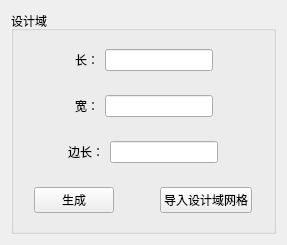
<?xml version="1.0" encoding="UTF-8"?>
<ui version="4.0">
 <class>DesignZoneWidget</class>
 <widget class="QWidget" name="DesignZoneWidget">
  <property name="geometry">
   <rect>
    <x>0</x>
    <y>0</y>
    <width>287</width>
    <height>235</height>
   </rect>
  </property>
  <property name="windowTitle">
   <string>Form</string>
  </property>
  <layout class="QVBoxLayout" name="verticalLayout_2">
   <item>
    <spacer name="verticalSpacer">
     <property name="orientation">
      <enum>Qt::Vertical</enum>
     </property>
     <property name="sizeHint" stdset="0">
      <size>
       <width>20</width>
       <height>40</height>
      </size>
     </property>
    </spacer>
   </item>
   <item>
    <widget class="QGroupBox" name="groupBox">
     <property name="enabled">
      <bool>true</bool>
     </property>
     <property name="sizePolicy">
      <sizepolicy hsizetype="Expanding" vsizetype="Fixed">
       <horstretch>0</horstretch>
       <verstretch>0</verstretch>
      </sizepolicy>
     </property>
     <property name="title">
      <string>设计域</string>
     </property>
     <layout class="QVBoxLayout" name="verticalLayout">
      <item>
       <widget class="QWidget" name="widget" native="true">
        <layout class="QHBoxLayout" name="horizontalLayout">
         <item>
          <spacer name="horizontalSpacer_3">
           <property name="orientation">
            <enum>Qt::Horizontal</enum>
           </property>
           <property name="sizeHint" stdset="0">
            <size>
             <width>40</width>
             <height>20</height>
            </size>
           </property>
          </spacer>
         </item>
         <item>
          <widget class="QLabel" name="label">
           <property name="text">
            <string>长：</string>
           </property>
          </widget>
         </item>
         <item>
          <widget class="QLineEdit" name="lineEdit">
           <property name="sizePolicy">
            <sizepolicy hsizetype="Fixed" vsizetype="Fixed">
             <horstretch>0</horstretch>
             <verstretch>0</verstretch>
            </sizepolicy>
           </property>
          </widget>
         </item>
         <item>
          <spacer name="horizontalSpacer_4">
           <property name="orientation">
            <enum>Qt::Horizontal</enum>
           </property>
           <property name="sizeHint" stdset="0">
            <size>
             <width>40</width>
             <height>20</height>
            </size>
           </property>
          </spacer>
         </item>
        </layout>
       </widget>
      </item>
      <item>
       <widget class="QWidget" name="widget_2" native="true">
        <layout class="QHBoxLayout" name="horizontalLayout_2">
         <item>
          <spacer name="horizontalSpacer">
           <property name="orientation">
            <enum>Qt::Horizontal</enum>
           </property>
           <property name="sizeHint" stdset="0">
            <size>
             <width>40</width>
             <height>20</height>
            </size>
           </property>
          </spacer>
         </item>
         <item>
          <widget class="QLabel" name="label_2">
           <property name="text">
            <string>宽：</string>
           </property>
          </widget>
         </item>
         <item>
          <widget class="QLineEdit" name="lineEdit_2">
           <property name="sizePolicy">
            <sizepolicy hsizetype="Fixed" vsizetype="Fixed">
             <horstretch>0</horstretch>
             <verstretch>0</verstretch>
            </sizepolicy>
           </property>
          </widget>
         </item>
         <item>
          <spacer name="horizontalSpacer_2">
           <property name="orientation">
            <enum>Qt::Horizontal</enum>
           </property>
           <property name="sizeHint" stdset="0">
            <size>
             <width>40</width>
             <height>20</height>
            </size>
           </property>
          </spacer>
         </item>
        </layout>
       </widget>
      </item>
      <item>
       <widget class="QWidget" name="widget_3" native="true">
        <layout class="QHBoxLayout" name="horizontalLayout_3">
         <item>
          <spacer name="horizontalSpacer_5">
           <property name="orientation">
            <enum>Qt::Horizontal</enum>
           </property>
           <property name="sizeHint" stdset="0">
            <size>
             <width>40</width>
             <height>20</height>
            </size>
           </property>
          </spacer>
         </item>
         <item>
          <widget class="QLabel" name="label_3">
           <property name="text">
            <string>边长：</string>
           </property>
          </widget>
         </item>
         <item>
          <widget class="QLineEdit" name="lineEdit_3">
           <property name="sizePolicy">
            <sizepolicy hsizetype="Fixed" vsizetype="Fixed">
             <horstretch>0</horstretch>
             <verstretch>0</verstretch>
            </sizepolicy>
           </property>
          </widget>
         </item>
         <item>
          <spacer name="horizontalSpacer_6">
           <property name="orientation">
            <enum>Qt::Horizontal</enum>
           </property>
           <property name="sizeHint" stdset="0">
            <size>
             <width>40</width>
             <height>20</height>
            </size>
           </property>
          </spacer>
         </item>
        </layout>
       </widget>
      </item>
      <item>
       <widget class="QWidget" name="widget_4" native="true">
        <layout class="QHBoxLayout" name="horizontalLayout_4">
         <item>
          <spacer name="horizontalSpacer_7">
           <property name="orientation">
            <enum>Qt::Horizontal</enum>
           </property>
           <property name="sizeHint" stdset="0">
            <size>
             <width>40</width>
             <height>20</height>
            </size>
           </property>
          </spacer>
         </item>
         <item>
          <widget class="QPushButton" name="generateButton">
           <property name="text">
            <string>生成</string>
           </property>
          </widget>
         </item>
         <item>
          <spacer name="horizontalSpacer_9">
           <property name="orientation">
            <enum>Qt::Horizontal</enum>
           </property>
           <property name="sizeType">
            <enum>QSizePolicy::Fixed</enum>
           </property>
           <property name="sizeHint" stdset="0">
            <size>
             <width>40</width>
             <height>20</height>
            </size>
           </property>
          </spacer>
         </item>
         <item>
          <widget class="QPushButton" name="importDesignGridButton">
           <property name="text">
            <string>导入设计域网格</string>
           </property>
           <property name="checkable">
            <bool>false</bool>
           </property>
          </widget>
         </item>
         <item>
          <spacer name="horizontalSpacer_8">
           <property name="orientation">
            <enum>Qt::Horizontal</enum>
           </property>
           <property name="sizeHint" stdset="0">
            <size>
             <width>40</width>
             <height>20</height>
            </size>
           </property>
          </spacer>
         </item>
        </layout>
       </widget>
      </item>
     </layout>
    </widget>
   </item>
   <item>
    <spacer name="verticalSpacer_2">
     <property name="orientation">
      <enum>Qt::Vertical</enum>
     </property>
     <property name="sizeHint" stdset="0">
      <size>
       <width>20</width>
       <height>40</height>
      </size>
     </property>
    </spacer>
   </item>
  </layout>
 </widget>
 <resources/>
 <connections/>
</ui>
